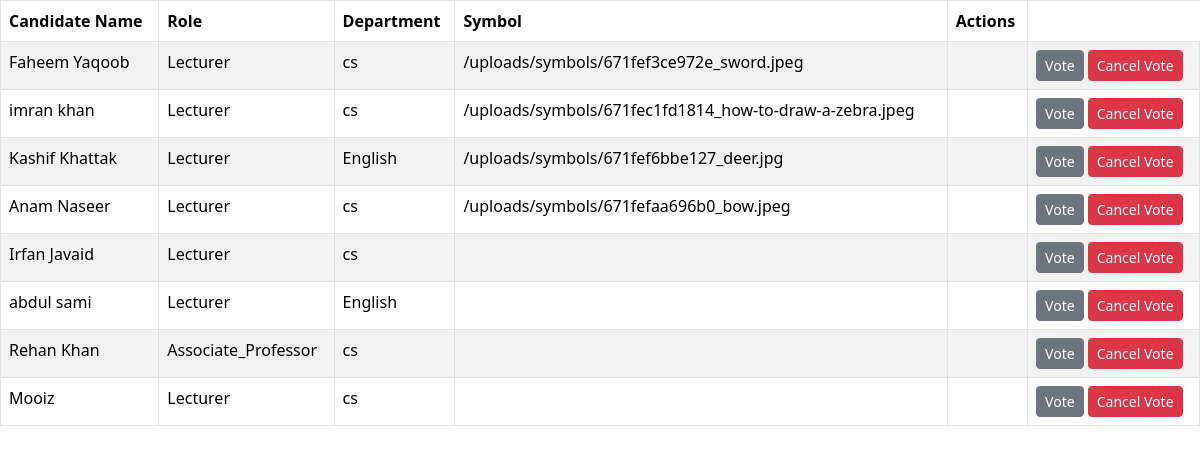
Screenshot of /voteeeee/ballot.php (signed in) with the database file from the repository.
### tables this page shows
CREATE TABLE `candidates` (
  `candidate_id` int(50) NOT NULL,
  `election_id` int(11) DEFAULT NULL,
  `candidate_name` text NOT NULL,
  `password` varchar(200) NOT NULL,
  `candidate_number` varchar(20) NOT NULL,
  `department` text NOT NULL,
  `candidate_role` enum('Lecturer','Professor','Assistant_Professor','Associate_Professor') NOT NULL,
  `address` text NOT NULL,
  `socialmedia_links` text NOT NULL,
  `profile_pic` varchar(500) NOT NULL,
  `manifesto` text NOT NULL,
  `status` enum('Approved','Rejected','Pending','') NOT NULL,
  `document_status` enum('pending','verified','rejected','') NOT NULL DEFAULT 'pending',
  `symbol` varchar(500) DEFAULT NULL,
  `created_at` datetime NOT NULL DEFAULT current_timestamp(),
  `updated_at` datetime NOT NULL DEFAULT current_timestamp(),
  `candidate_email` varchar(200) NOT NULL,
  `has_voted` tinyint(1) DEFAULT 0,
  `role` enum('candidate','voter','') NOT NULL
);

### voteeeee/ballot.php (the view, shortened to what this page needs)
<?php
include "config.php";
$query = "SELECT candidate_id, candidate_name, candidate_role, department, symbol FROM candidates";
$result = $conn->query($query);
?>
<!DOCTYPE html>
<html lang="en">
<head>
    <link href="https://cdn.jsdelivr.net/npm/bootstrap@5.3.3/dist/css/bootstrap.min.css" rel="stylesheet">
</head>
<body>
    <div class="table-container">
        <table class="table table-bordered table-striped">
            <thead>
                <tr>
                    <th>Candidate Name</th>
                    <th>Role</th>
                    <th>Department</th>
                    <th>Symbol</th>
                    <th>Actions</th>
                </tr>
            </thead>
            <tbody>
                <?php
                if ($result->num_rows > 0) {
                    while ($row = $result->fetch_assoc()) {
                ?>
                <tr>
                    <td><?php echo htmlspecialchars($row['candidate_name']); ?></td>
                    <td><?php echo htmlspecialchars($row['candidate_role']); ?></td>
                    <td><?php echo htmlspecialchars($row['department']); ?></td>
                    <td><?php echo htmlspecialchars($row['symbol']); ?></td>
                    <td>
                        <form id="voteForm<?php echo $row['candidate_id']; ?>" action="vote.php" method="POST" style="display: none;">
                            <td><button class="btn btn-sm btn-secondary" onclick="vote(<?php echo $row['candidate_id']; ?>, this)">Vote</button>
                        <button class="btn btn-sm btn-danger" onclick="cancelVote(<?php echo $row['candidate_id']; ?>, this)">Cancel Vote</button>
                    </form>
                    </td>
                </tr>
                <?php
                    }
                } else {
                    echo "<tr><td colspan='5'>No candidates found</td></tr>";
                }
                ?>
            </tbody>
        </table>
    </div>
</body>
</html>

### rows the page displays
candidates: candidate_name "Faheem Yaqoob", candidate_role "Lecturer", department "cs", symbol "/uploads/symbols/671fef3ce972e_sword.jpeg"
candidates: candidate_name "imran khan", candidate_role "Lecturer", department "cs", symbol "/uploads/symbols/671fec1fd1814_how-to-draw-a-zebra.jpeg"
candidates: candidate_name "Kashif Khattak", candidate_role "Lecturer", department "English", symbol "/uploads/symbols/671fef6bbe127_deer.jpg"
candidates: candidate_name "Anam Naseer", candidate_role "Lecturer", department "cs", symbol "/uploads/symbols/671fefaa696b0_bow.jpeg"
candidates: candidate_name "Irfan Javaid", candidate_role "Lecturer", department "cs"
candidates: candidate_name "abdul sami", candidate_role "Lecturer", department "English"
candidates: candidate_name "Rehan Khan", candidate_role "Associate_Professor", department "cs"
candidates: candidate_name "Mooiz", candidate_role "Lecturer", department "cs"
